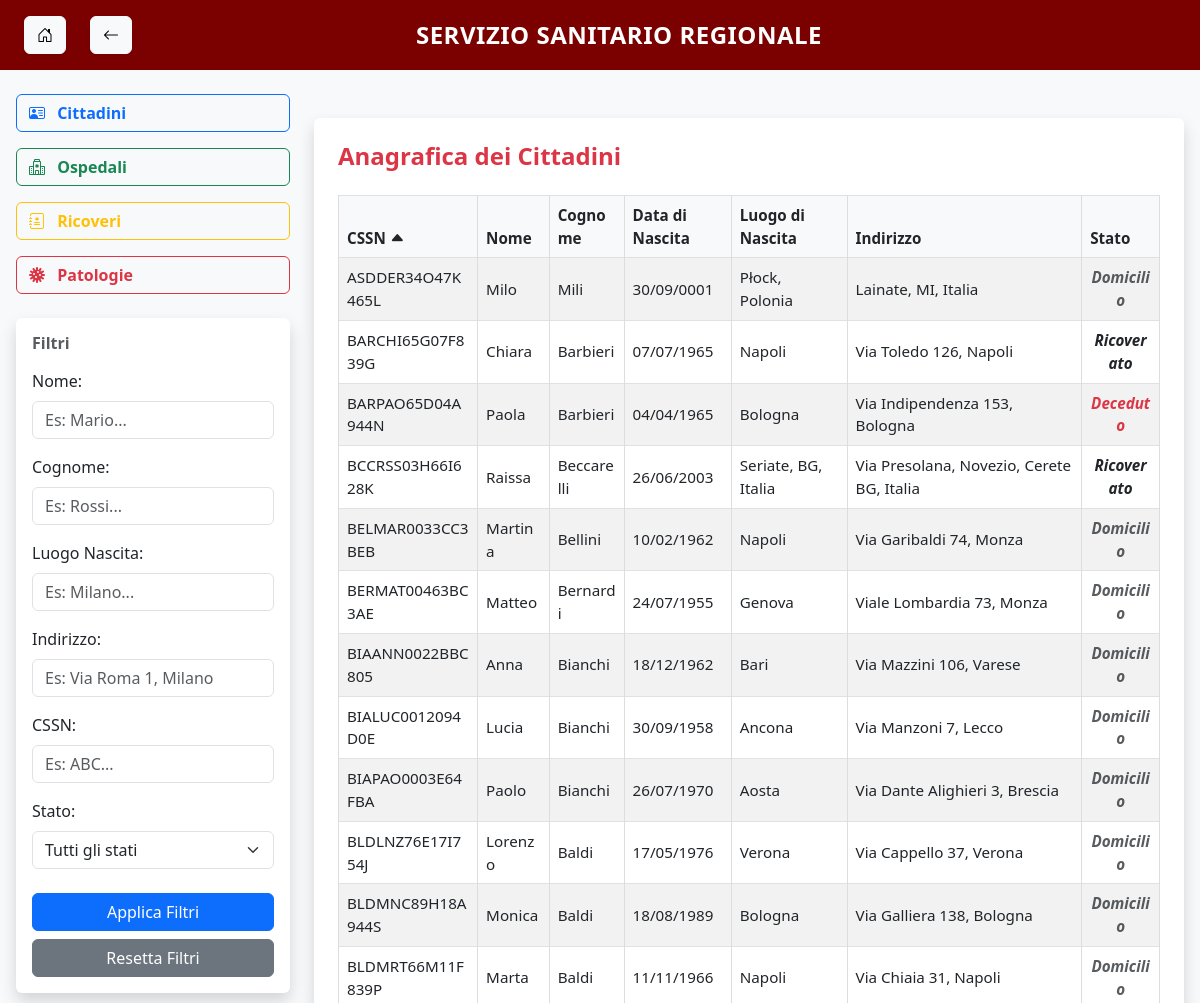
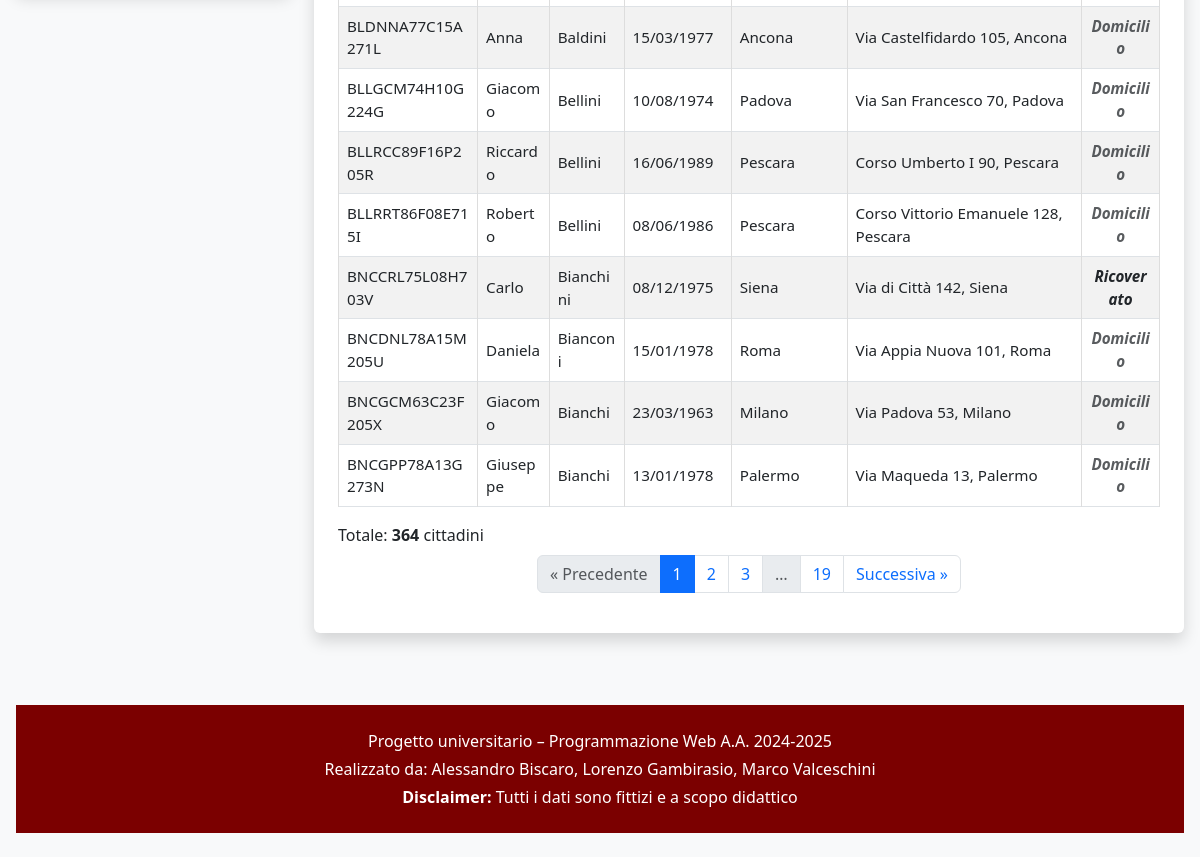
/cittadini/?sort=CSSN&order=asc, run on the app's committed database (2 pictures, top to bottom).
### main/models.py (models this page shows, shortened)
class Cittadino(models.Model):
    CSSN = models.CharField(max_length=16, primary_key=True, db_column='CSSN')
    nome = models.CharField(max_length=100, db_column='nome')
    cognome = models.CharField(max_length=100, db_column='cognome')
    data_nascita = models.DateField(db_column='dataNascita')
    città = models.CharField(max_length=100, db_column='luogoNascita')
    via = models.CharField(max_length=100, db_column='indirizzo')
    deceduto = models.IntegerField(db_column='deceduto')  # 0 = domiciliato, 1 = deceduto
    class Meta:
        db_table = 'main_cittadino'
        managed = False
    @property
    def stato(self):
        if self.deceduto == 1:
            return 'Deceduto'
        from .models import Ricovero
        return 'Ricoverato' if Ricovero.objects.filter(CSSN=self.CSSN, stato=0).exists() else 'Domicilio'

### main/views.py (the view)
# urls.py: path('cittadini/', views.lista_cittadini, name='cittadini'),
def lista_cittadini(request):
    cittadini = models.Cittadino.objects.all()
    nome = request.GET.get('nome', '')
    cognome = request.GET.get('cognome', '')
    luogo = request.GET.get('luogo', '')
    indirizzo = request.GET.get('indirizzo', '')
    cssn = request.GET.get('cssn', '')
    stato = request.GET.get('stato', '')
    if nome:
        cittadini = cittadini.filter(nome__icontains=nome)
    if cognome:
        cittadini = cittadini.filter(cognome__icontains=cognome)
    if luogo:
        cittadini = cittadini.filter(città__icontains=luogo)
    if indirizzo:
        cittadini = cittadini.filter(via__icontains=indirizzo)
    if cssn:
        cittadini = cittadini.filter(CSSN__icontains=cssn)
    if stato:
        cittadini = [c for c in cittadini if c.stato == stato]
    sort_field = request.GET.get('sort', 'cognome')  # default
    sort_order = request.GET.get('order', 'asc')
    if sort_order == 'desc':
        sort_field = '-' + sort_field
    try:
        cittadini = cittadini.order_by(sort_field)
    except Exception:
        pass  # se sort_field non è valido, ignora
    paginator = Paginator(cittadini, 20)
    page_number = request.GET.get("page")
    page_obj = paginator.get_page(page_number)
    columns = [
        ('CSSN', 'CSSN'),
        ('nome', 'Nome'),
        ('cognome', 'Cognome'),
        ('data_nascita', 'Data di Nascita'),
        ('città', 'Luogo di Nascita'),
        ('via', 'Indirizzo'),
        ('stato', 'Stato'),
    ]
    context = {
        'filtro_template': 'filtri/filtro_cittadini.html',
        'page_obj': page_obj,
        'cittadini': page_obj.object_list,
        'current_sort': request.GET.get('sort', ''),
        'current_order': request.GET.get('order', ''),
        'columns': columns,
    }
    return render(request, 'cittadini.html', context)

### main/templates/cittadini.html (shortened to what this page needs)
{% extends "base.html" %}
{% block content %}
<div class="container-fluid px-0 py-4">
  <div class="row">
    <section class="col-12">
      <div class="bg-white p-4 rounded shadow">
        <h4 class="mb-4 text-danger fw-bold">Anagrafica dei Cittadini</h4>
        <div class="table-responsive">
  <table class="table table-striped table-hover table-bordered w-100 text-center align-middle">
<thead class="table-light">
  <tr>
    {% for col, label in columns %}
      <th>
        <a href="?sort={{ col }}&order={% if current_sort == col and current_order == 'asc' %}desc{% else %}asc{% endif %}"
           class="text-decoration-none text-dark">
          {{ label }}
          {% if current_sort == col %}
            <i class="bi bi-caret-{% if current_order == 'asc' %}up{% else %}down{% endif %}-fill"></i>
          {% endif %}
        </a>
      </th>
    {% endfor %}
  </tr>
</thead>
    <tbody>
      {% for cittadino in cittadini %}
      <tr>
        <td>{{ cittadino.CSSN }}</td>
        <td>{{ cittadino.nome }}</td>
        <td>{{ cittadino.cognome }}</td>
        <td>{{ cittadino.data_nascita|date:"d/m/Y" }}</td>
        <td>{{ cittadino.città }}</td>
        <td>{{ cittadino.via }}</td>
        <td class="stato {% if cittadino.stato == 'Ricoverato' %}text-dark{% elif cittadino.stato == 'Deceduto' %}text-danger{% else %}text-muted{% endif %}">
  {{ cittadino.stato }}
</td>
      </tr>
      {% empty %}
      <tr>
        <td colspan="7" class="text-center text-muted">Nessun cittadino trovato.</td>
      </tr>
      {% endfor %}
    </tbody>
  </table>
  {% include 'partials/paginazione.html' %}
</div>
      </div>
    </section>
  </div>
</div>
{% endblock %}

### main/static/css/style.css (style rules this page uses)
body { background-color: #f8f9fa; }
table { width: 100%; border-collapse: collapse; table-layout: auto; font-size: 0.95rem; }
th, td { padding: 0.75rem; border: 1px solid #ddd; text-align: left; word-break: break-word; }
td.stato { font-style: italic; text-align: center; font-weight: 600; }

### data on the page
Cittadino: CSSN "ASDDER34O47K465L", nome "Milo", cognome "Mili", data_nascita "30/09/0001", città "Płock, Polonia", via "Lainate, MI, Italia", stato "Domicilio"
Cittadino: CSSN "BARCHI65G07F839G", nome "Chiara", cognome "Barbieri", data_nascita "07/07/1965", città "Napoli", via "Via Toledo 126, Napoli", stato "Ricoverato"
Cittadino: CSSN "BARPAO65D04A944N", nome "Paola", cognome "Barbieri", data_nascita "04/04/1965", città "Bologna", via "Via Indipendenza 153, Bologna", stato "Deceduto"
Cittadino: CSSN "BCCRSS03H66I628K", nome "Raissa", cognome "Beccarelli", data_nascita "26/06/2003", città "Seriate, BG, Italia", via "Via Presolana, Novezio, Cerete BG, Italia", stato "Ricoverato"
Cittadino: CSSN "BELMAR0033CC3BEB", nome "Martina", cognome "Bellini", data_nascita "10/02/1962", città "Napoli", via "Via Garibaldi 74, Monza", stato "Domicilio"
Cittadino: CSSN "BERMAT00463BC3AE", nome "Matteo", cognome "Bernardi", data_nascita "24/07/1955", città "Genova", via "Viale Lombardia 73, Monza", stato "Domicilio"
Cittadino: CSSN "BIAANN0022BBC805", nome "Anna", cognome "Bianchi", data_nascita "18/12/1962", città "Bari", via "Via Mazzini 106, Varese", stato "Domicilio"
Cittadino: CSSN "BIALUC0012094D0E", nome "Lucia", cognome "Bianchi", data_nascita "30/09/1958", città "Ancona", via "Via Manzoni 7, Lecco", stato "Domicilio"
Cittadino: CSSN "BIAPAO0003E64FBA", nome "Paolo", cognome "Bianchi", data_nascita "26/07/1970", città "Aosta", via "Via Dante Alighieri 3, Brescia", stato "Domicilio"
Cittadino: CSSN "BLDLNZ76E17I754J", nome "Lorenzo", cognome "Baldi", data_nascita "17/05/1976", città "Verona", via "Via Cappello 37, Verona", stato "Domicilio"
Cittadino: CSSN "BLDMNC89H18A944S", nome "Monica", cognome "Baldi", data_nascita "18/08/1989", città "Bologna", via "Via Galliera 138, Bologna", stato "Domicilio"
Cittadino: CSSN "BLDMRT66M11F839P", nome "Marta", cognome "Baldi", data_nascita "11/11/1966", città "Napoli", via "Via Chiaia 31, Napoli", stato "Domicilio"
Cittadino: CSSN "BLDNNA77C15A271L", nome "Anna", cognome "Baldini", data_nascita "15/03/1977", città "Ancona", via "Via Castelfidardo 105, Ancona", stato "Domicilio"
Cittadino: CSSN "BLLGCM74H10G224G", nome "Giacomo", cognome "Bellini", data_nascita "10/08/1974", città "Padova", via "Via San Francesco 70, Padova", stato "Domicilio"
Cittadino: CSSN "BLLRCC89F16P205R", nome "Riccardo", cognome "Bellini", data_nascita "16/06/1989", città "Pescara", via "Corso Umberto I 90, Pescara", stato "Domicilio"
Cittadino: CSSN "BLLRRT86F08E715I", nome "Roberto", cognome "Bellini", data_nascita "08/06/1986", città "Pescara", via "Corso Vittorio Emanuele 128, Pescara", stato "Domicilio"
Cittadino: CSSN "BNCCRL75L08H703V", nome "Carlo", cognome "Bianchini", data_nascita "08/12/1975", città "Siena", via "Via di Città 142, Siena", stato "Ricoverato"
Cittadino: CSSN "BNCDNL78A15M205U", nome "Daniela", cognome "Bianconi", data_nascita "15/01/1978", città "Roma", via "Via Appia Nuova 101, Roma", stato "Domicilio"
Cittadino: CSSN "BNCGCM63C23F205X", nome "Giacomo", cognome "Bianchi", data_nascita "23/03/1963", città "Milano", via "Via Padova 53, Milano", stato "Domicilio"
Cittadino: CSSN "BNCGPP78A13G273N", nome "Giuseppe", cognome "Bianchi", data_nascita "13/01/1978", città "Palermo", via "Via Maqueda 13, Palermo", stato "Domicilio"

### other printed values
{{ titolo_pagina|default:"Servizio Sanitario Regionale" }} "SERVIZIO SANITARIO REGIONALE"
{{ label }} "CSSN" "Nome" "Cognome" "Data di Nascita" "Luogo di Nascita" "Indirizzo" "Stato"
{{ page_obj.paginator.count }} "364"
{{ num }} "1"
{{ num }} "2" "3"
{{ num }} "19"
